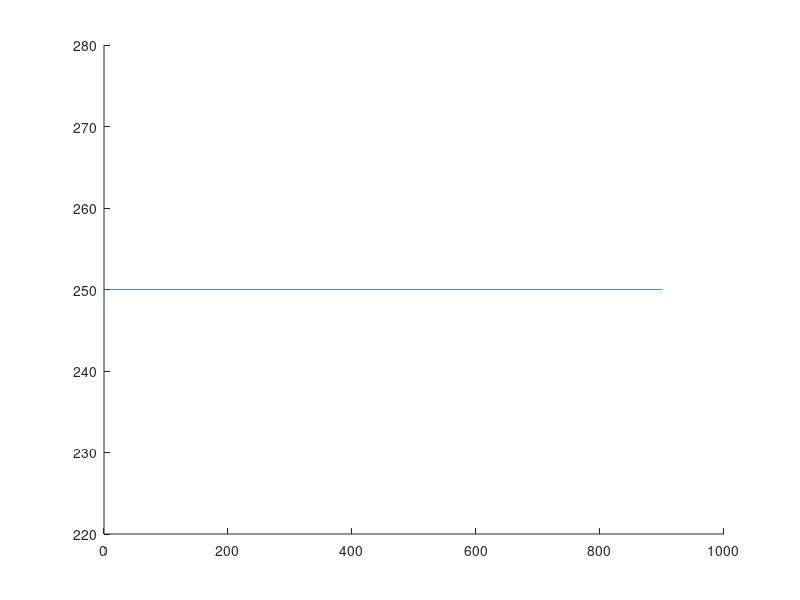

This chart was generated by the following MATLAB code: (Note: this script raises an error after producing the figure.)
clear;
clf;
hold on;
frame(1:900)=250;
plot(frame);

M=[];
D=[];
L=[];
R=[];
for k=1:20
    ancestor = experiment(50,0,0,4);

    pairs = mdpairs(ancestor);
    for i=1:size(pairs,2)
       m(i) = pairs(i).mother.imt;
       d(i) = pairs(i).daughter.imt;
    end
    M=cat(2,m,M);
    D=cat(2,d,D);

    pairs = sspairs(ancestor);
    for i=1:size(pairs,2)
       l(i) = pairs(i).left.imt;
       r(i) = pairs(i).right.imt;
    end
    L=cat(2,l,L);
    R=cat(2,r,R);
end

plot(M,D,'o','MarkerSize', 5, 'linewidth', 2, 'color', [0.5,0,0,0.5]);
mdcorr = corr(M',D','type','Spearman')

plot(L,R,'*','MarkerSize', 7, 'linewidth', 1, 'color', [0,0,0.5,0.5]);
sscorr = corr(L',R','type','Spearman')





